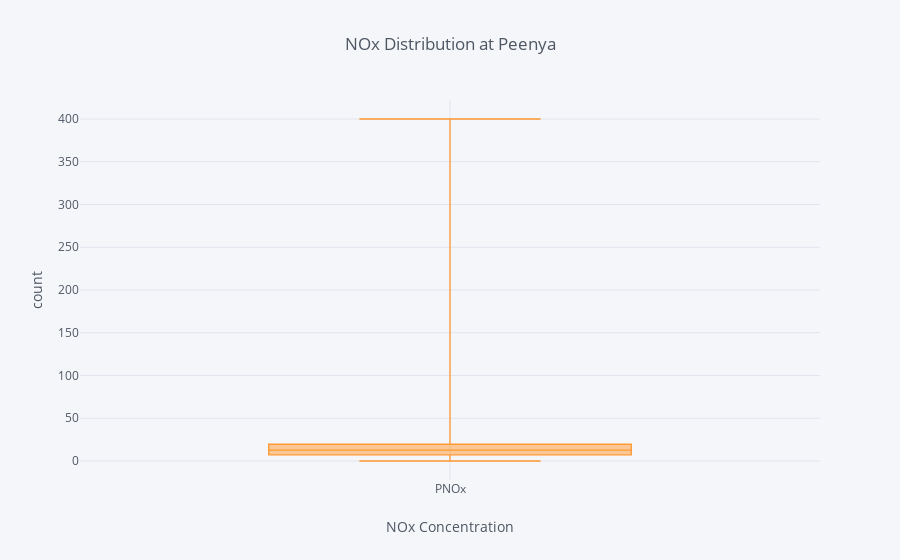

Notebook source saved alongside this figure:
### Code cell
p['PNOx'].iplot(kind='box', xTitle='NOx Concentration',mode = "lines+markers+text", 
                  yTitle='count', title='NOx Distribution at Peenya')

### Figure 1 — Plotly figure (JSON) as saved in the notebook; plotly's stock layout.template omitted (floating-point values rounded to 4 significant figures; data arrays with more than 128 entries replaced by an {"elided": "..."} marker saying what was removed)
{"data": [{"boxpoints": false, "line": {"width": 1.3}, "marker": {"color": "rgba(255, 153, 51, 1.0)"}, "name": "PNOx", "orientation": "v", "type": "box", "uid": "4d9c5614-cd8f-46d4-9acb-790b79d8e768", "y": {"elided": "16359 float values"}}], "layout": {"legend": {"bgcolor": "#F5F6F9", "font": {"color": "#4D5663"}}, "paper_bgcolor": "#F5F6F9", "plot_bgcolor": "#F5F6F9", "title": {"font": {"color": "#4D5663"}, "text": "NOx Distribution at Peenya"}, "xaxis": {"gridcolor": "#E1E5ED", "showgrid": true, "tickfont": {"color": "#4D5663"}, "title": {"font": {"color": "#4D5663"}, "text": "NOx Concentration"}, "zerolinecolor": "#E1E5ED"}, "yaxis": {"gridcolor": "#E1E5ED", "showgrid": true, "tickfont": {"color": "#4D5663"}, "title": {"font": {"color": "#4D5663"}, "text": "count"}, "zerolinecolor": "#E1E5ED"}}}
